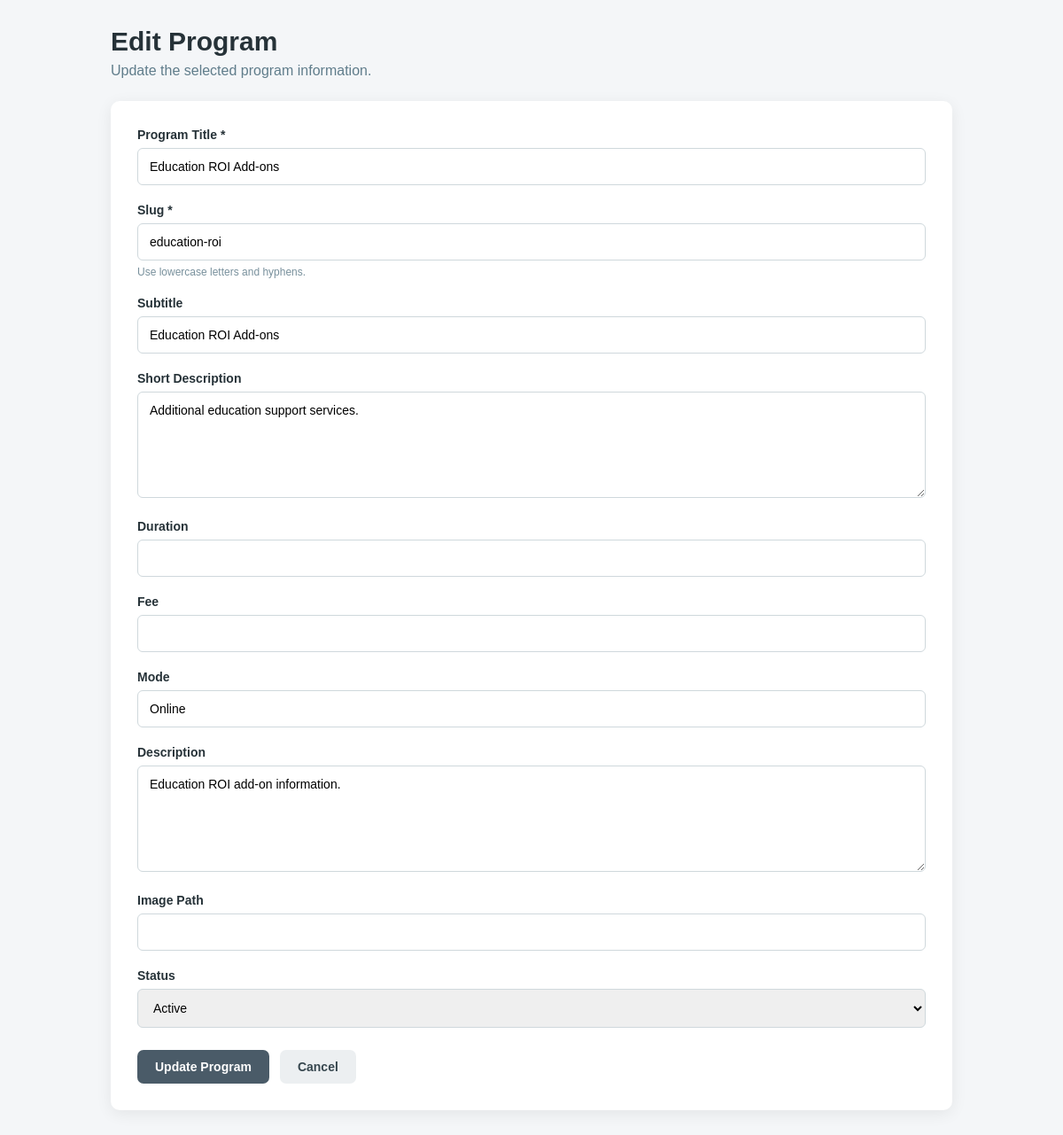
Screenshot of /admin/edit-program.php?id=4 with the database file from the repository.
### tables this page shows
CREATE TABLE IF NOT EXISTS programs (
    id INT UNSIGNED AUTO_INCREMENT PRIMARY KEY,
    title VARCHAR(150) NOT NULL,
    slug VARCHAR(100) NOT NULL UNIQUE,
    subtitle VARCHAR(255) DEFAULT NULL,
    short_description TEXT DEFAULT NULL,
    duration VARCHAR(100) DEFAULT NULL,
    fee VARCHAR(100) DEFAULT NULL,
    mode VARCHAR(100) DEFAULT NULL,
    description TEXT DEFAULT NULL,
    content_1_title VARCHAR(150) DEFAULT NULL,
    content_1 TEXT DEFAULT NULL,
    content_2_title VARCHAR(150) DEFAULT NULL,
    content_2 TEXT DEFAULT NULL,
    content_3_title VARCHAR(150) DEFAULT NULL,
    content_3 TEXT DEFAULT NULL,
    content_4_title VARCHAR(150) DEFAULT NULL,
    content_4 TEXT DEFAULT NULL,
    image VARCHAR(255) DEFAULT NULL,
    status TINYINT(1) NOT NULL DEFAULT 1,
    created_at TIMESTAMP DEFAULT CURRENT_TIMESTAMP,
    updated_at TIMESTAMP DEFAULT CURRENT_TIMESTAMP ON UPDATE CURRENT_TIMESTAMP,
    INDEX idx_program_status (status),
    INDEX idx_program_title (title)
);

### admin/edit-program.php (the view, shortened to what this page needs)
<?php
require_once __DIR__ . '/../config/database.php';
$id = (int) ($_GET['id'] ?? 0);
$stmt = $pdo->prepare("
    SELECT *
    FROM programs
    WHERE id = :id
    LIMIT 1
");
$stmt->execute([
    ':id' => $id
]);
$program = $stmt->fetch();
?>
<!DOCTYPE html>
<html lang="en">
<head>
</head>
<body>
<div class="admin-container">
    <div class="page-header">
        <h1>
            Edit Program
        </h1>
        <p>
            Update the selected program information.
        </p>
    </div>
    <div class="form-card">
        <form
            action="edit-program.php?id=<?= (int) $program['id'] ?>"
            method="post"
        >
            <div class="form-group">
                <label for="title">
                    Program Title *
                </label>
                <input
                    type="text"
                    id="title"
                    name="title"
                    value="<?= htmlspecialchars($program['title']) ?>"
                    required
                >
            </div>
            <div class="form-group">
                <label for="slug">
                    Slug *
                </label>
                <input
                    type="text"
                    id="slug"
                    name="slug"
                    value="<?= htmlspecialchars($program['slug']) ?>"
                    required
                >
                <span class="help-text">
                    Use lowercase letters and hyphens.
                </span>
            </div>
            <div class="form-group">
                <label for="subtitle">
                    Subtitle
                </label>
                <input
                    type="text"
                    id="subtitle"
                    name="subtitle"
                    value="<?= htmlspecialchars($program['subtitle'] ?? '') ?>"
                >
            </div>
            <div class="form-group">
                <label for="short_description">
                    Short Description
                </label>
                <textarea
                    id="short_description"
                    name="short_description"
                ><?= htmlspecialchars($program['short_description'] ?? '') ?></textarea>
            </div>
            <div class="form-group">
                <label for="duration">
                    Duration
                </label>
                <input
                    type="text"
                    id="duration"
                    name="duration"
                    value="<?= htmlspecialchars($program['duration'] ?? '') ?>"
                >
            </div>
            <div class="form-group">
                <label for="fee">
                    Fee
                </label>
                <input
                    type="text"
                    id="fee"
                    name="fee"
                    value="<?= htmlspecialchars($program['fee'] ?? '') ?>"
                >
            </div>
            <div class="form-group">
                <label for="mode">
                    Mode
                </label>
                <input
                    type="text"
                    id="mode"
                    name="mode"
                    value="<?= htmlspecialchars($program['mode'] ?? '') ?>"
                >
            </div>
            <div class="form-group">
                <label for="description">
                    Description
                </label>
                <textarea
                    id="description"
                    name="description"
                ><?= htmlspecialchars($program['description'] ?? '') ?></textarea>
            </div>
            <div class="form-group">
                <label for="image">
                    Image Path
                </label>
                <input
                    type="text"
                    id="image"
                    name="image"
                    value="<?= htmlspecialchars($program['image'] ?? '') ?>"
                >
            </div>
            <div class="form-group">
                <label for="status">
                    Status
                </label>
                <select
                    id="status"
                    name="status"
                >
                    <option
                        value="1"
                        <?= (int) $program['status'] === 1 ? 'selected' : '' ?>
                    >
                        Active
                    </option>
                </select>
            </div>
            <div class="form-actions">
                <button
                    type="submit"
                    class="btn save-btn"
                >
                    Update Program
                </button>
                <a
                    href="programs.php"
                    class="btn cancel-btn"
                >
                    Cancel
                </a>
            </div>
        </form>
    </div>
</div>
</body>
</html>

### admin/edit-program.php (style rules this page uses)
* { box-sizing: border-box; }
body { margin: 0; padding: 30px; background: #f4f6f8; color: #263238; font-family: Arial, sans-serif; }
.admin-container { max-width: 950px; margin: 0 auto; }
.page-header { margin-bottom: 25px; }
.page-header h1 { margin: 0 0 7px; font-size: 30px; }
.page-header p { margin: 0; color: #607d8b; }
.form-card { background: #ffffff; padding: 30px; border-radius: 10px; box-shadow: 0 4px 18px rgba(0, 0, 0, 0.07); }
.form-group { margin-bottom: 20px; }
.form-group label { display: block; margin-bottom: 7px; font-size: 14px; font-weight: 600; }
.form-group input, .form-group textarea, .form-group select { width: 100%; padding: 12px 13px; border: 1px solid #cfd8dc; border-radius: 6px; font-size: 14px; font-family: inherit; outline: none; }
.form-group textarea { min-height: 120px; resize: vertical; }
.help-text { display: block; margin-top: 6px; color: #78909c; font-size: 12px; }
.form-actions { display: flex; gap: 12px; margin-top: 25px; flex-wrap: wrap; }
.btn { display: inline-block; padding: 11px 20px; border: none; border-radius: 7px; text-decoration: none; font-size: 14px; font-weight: 600; cursor: pointer; }
.save-btn { background: #4a5b68; color: #ffffff; }
.cancel-btn { background: #eceff1; color: #37474f; }

### rows the page displays
programs: title "Education ROI Add-ons", slug "education-roi", subtitle "Education ROI Add-ons", short_description "Additional education support services.", mode "Online", description "Education ROI add-on information.", status "Active"
